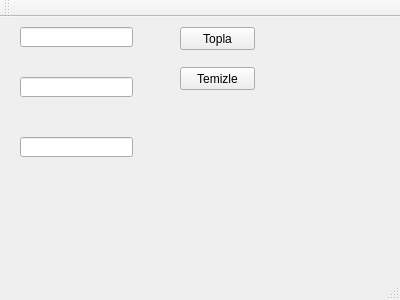
<?xml version="1.0" encoding="UTF-8"?>
<ui version="4.0">
 <class>AnaPencere</class>
 <widget class="QMainWindow" name="AnaPencere">
  <property name="geometry">
   <rect>
    <x>0</x>
    <y>0</y>
    <width>400</width>
    <height>300</height>
   </rect>
  </property>
  <property name="windowTitle">
   <string>AnaPencere</string>
  </property>
  <widget class="QWidget" name="centralWidget">
   <widget class="QLineEdit" name="lineEditAd">
    <property name="geometry">
     <rect>
      <x>20</x>
      <y>10</y>
      <width>113</width>
      <height>20</height>
     </rect>
    </property>
   </widget>
   <widget class="QLineEdit" name="lineEditSoyad">
    <property name="geometry">
     <rect>
      <x>20</x>
      <y>60</y>
      <width>113</width>
      <height>20</height>
     </rect>
    </property>
   </widget>
   <widget class="QLineEdit" name="lineEditToplam">
    <property name="geometry">
     <rect>
      <x>20</x>
      <y>120</y>
      <width>113</width>
      <height>20</height>
     </rect>
    </property>
   </widget>
   <widget class="QPushButton" name="pushButtonTopla">
    <property name="geometry">
     <rect>
      <x>180</x>
      <y>10</y>
      <width>75</width>
      <height>23</height>
     </rect>
    </property>
    <property name="text">
     <string>Topla</string>
    </property>
   </widget>
   <widget class="QPushButton" name="pushButtonTemizle">
    <property name="geometry">
     <rect>
      <x>180</x>
      <y>50</y>
      <width>75</width>
      <height>23</height>
     </rect>
    </property>
    <property name="text">
     <string>Temizle</string>
    </property>
   </widget>
  </widget>
  <widget class="QMenuBar" name="menuBar">
   <property name="geometry">
    <rect>
     <x>0</x>
     <y>0</y>
     <width>400</width>
     <height>21</height>
    </rect>
   </property>
  </widget>
  <widget class="QToolBar" name="mainToolBar">
   <attribute name="toolBarArea">
    <enum>TopToolBarArea</enum>
   </attribute>
   <attribute name="toolBarBreak">
    <bool>false</bool>
   </attribute>
  </widget>
  <widget class="QStatusBar" name="statusBar"/>
 </widget>
 <layoutdefault spacing="6" margin="11"/>
 <resources/>
 <connections/>
</ui>
